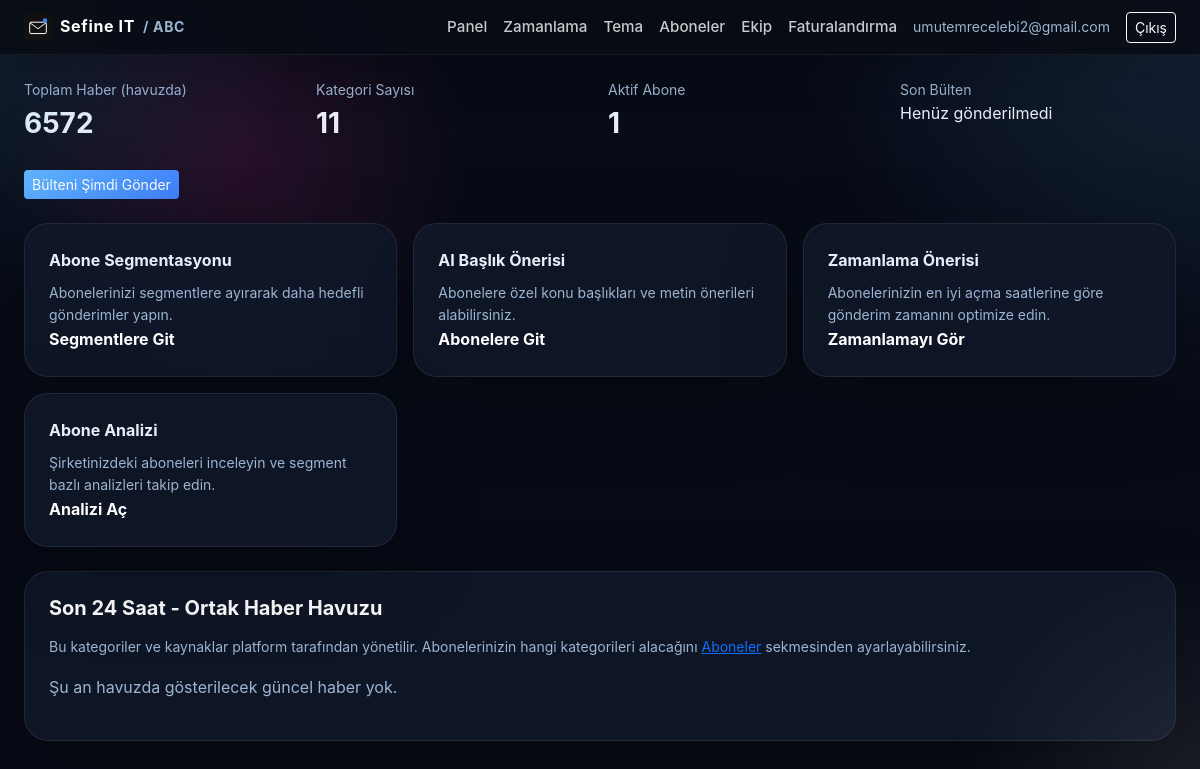
Page /panel (signed in) on the committed database.
### app/models.py (models this page shows)
class Organization(Base):
    __tablename__ = "organizations"
    id = Column(Integer, primary_key=True)
    name = Column(String(200), nullable=False)
    slug = Column(String(200), unique=True, nullable=False)
    brand_name = Column(String(200), nullable=False)  # mail/panelde görünen marka adı
    owner_email = Column(String(255), nullable=False)
    account_type = Column(String(20), default="company", nullable=False)  # company | individual
    sector_id = Column(Integer, ForeignKey("sectors.id"), nullable=True)  # kayıt sırasında seçilen sektör
    mail_theme = Column(String(20), default="klasik", nullable=False)  # klasik | minimal
    mail_accent = Column(String(20), default="#111111", nullable=False)  # bültende kullanılan vurgu rengi (hex)
    created_at = Column(DateTime, default=datetime.utcnow, nullable=False)
    plan = Column(String(30), default="free", nullable=False)  # free | starter | pro
    subscription_status = Column(String(30), default="trialing", nullable=False)
    trial_ends_at = Column(DateTime, nullable=True)
    subscription_expires_at = Column(DateTime, nullable=True)  # Shopier tekrarlayan ödeme yapmadığı için manuel takip edilir
    current_duration_days = Column(Integer, nullable=True)  # 30/90/180/365 - hangi süre paketi aktif, Faturalandırma sayfasında doğru kutuyu "Yenile" göstermek için
    renewal_reminder_sent_at = Column(DateTime, nullable=True)
    api_key = Column(String(64), unique=True, nullable=True)
    mail_theme = Column(String, default="klasik")
    mail_accent = Column(String, default="#000000")

### app/routers/panel.py (the view)
@router.get("")
def dashboard(request: Request, db: Session = Depends(get_db)):
    guard, org = _guard(request, db)
    if guard:
        return guard
    kategorize = get_recent_news_by_category(db)
    son_gonderim = db.query(NewsletterLog).filter(
        NewsletterLog.organization_id == org.id
    ).order_by(NewsletterLog.sent_at.desc()).first()
    son_gonderim_yerel_saat = None
    if son_gonderim:
        son_gonderim_yerel_saat = (
            son_gonderim.sent_at.replace(tzinfo=ZoneInfo("UTC"))
            .astimezone(ZoneInfo(settings.APP_TIMEZONE))
        )
    toplam_haber = db.query(NewsItem).count()
    toplam_kategori = db.query(Category).count()
    toplam_abone = db.query(Subscriber).filter(
        Subscriber.organization_id == org.id, Subscriber.active.is_(True)
    ).count()
    plan = get_plan(org.plan, org.account_type)
    admin_id = request.session.get("admin_user_id")
    admin = db.get(AdminUser, admin_id) if admin_id else None
    return templates.TemplateResponse("dashboard.html", {
        "request": request, "user": current_user_email(request), "org": org,
        "kategorize": kategorize, "son_gonderim": son_gonderim,
        "son_gonderim_yerel_saat": son_gonderim_yerel_saat,
        "toplam_haber": toplam_haber, "toplam_kategori": toplam_kategori, "toplam_abone": toplam_abone,
        "plan": plan, "email_verified": admin.email_verified if admin else True,
    })

### app/templates/dashboard.html (shortened to what this page needs)
{% extends "base.html" %}
{% block content %}
<div class="row g-3 mb-4">
  <div class="col-md-3"><div class="stat-box"><div class="small text-secondary">Toplam Haber (havuzda)</div><div class="fs-3 fw-bold">{{ toplam_haber }}</div></div></div>
  <div class="col-md-3"><div class="stat-box"><div class="small text-secondary">Kategori Sayısı</div><div class="fs-3 fw-bold">{{ toplam_kategori }}</div></div></div>
  <div class="col-md-3"><div class="stat-box"><div class="small text-secondary">Aktif Abone</div><div class="fs-3 fw-bold">{{ toplam_abone }}</div></div></div>
  <div class="col-md-3"><div class="stat-box">
    <div class="small text-secondary">Son Bülten</div>
    {% if son_gonderim %}
      <div class="fs-6">{{ son_gonderim_yerel_saat.strftime('%d.%m.%Y %H:%M') }} - {{ 'Başarılı' if son_gonderim.success else 'Hata' }}</div>
    {% else %}
      <div class="fs-6">Henüz gönderilmedi</div>
    {% endif %}
  </div></div>
</div>
<div class="d-flex gap-2 mb-4">
  <form method="post" action="/panel/send-now"><button class="btn btn-dark btn-sm">Bülteni Şimdi Gönder</button></form>
</div>
{% if plan.scheduled_reports or plan.subscriber_segmentation or plan.ai_subject_suggestions %}
<div class="row g-3 mb-4">
  {% if plan.subscriber_segmentation %}
  <div class="col-md-4">
    <div class="card-corp p-4 h-100 position-relative d-flex flex-column">
      <div>
        <div class="fw-bold mb-2">Abone Segmentasyonu</div>
        <p class="small text-secondary mb-0">Abonelerinizi segmentlere ayırarak daha hedefli gönderimler yapın.</p>
      </div>
      <a href="/panel/segments" class="stretched-link text-decoration-none text-white mt-auto fw-bold">Segmentlere Git</a>
    </div>
  </div>
  {% endif %}
  {% if plan.ai_subject_suggestions %}
  <div class="col-md-4">
    <div class="card-corp p-4 h-100 position-relative d-flex flex-column">
      <div>
        <div class="fw-bold mb-2">AI Başlık Önerisi</div>
        <p class="small text-secondary mb-0">Abonelere özel konu başlıkları ve metin önerileri alabilirsiniz.</p>
      </div>
      <a href="/panel/subscribers" class="stretched-link text-decoration-none text-white mt-auto fw-bold">Abonelere Git</a>
    </div>
  </div>
  {% endif %}
  {% if plan.send_time_insights %}
  <div class="col-md-4">
    <div class="card-corp p-4 h-100 position-relative d-flex flex-column">
      <div>
        <div class="fw-bold mb-2">Zamanlama Önerisi</div>
        <p class="small text-secondary mb-0">Abonelerinizin en iyi açma saatlerine göre gönderim zamanını optimize edin.</p>
      </div>
      <a href="/panel/send-time" class="stretched-link text-decoration-none text-white mt-auto fw-bold">Zamanlamayı Gör</a>
    </div>
  </div>
  {% endif %}
  {% if (org.account_type == 'individual' and plan.location_insights) or (org.account_type == 'company' and plan.subscriber_segmentation) %}
  <div class="col-md-4">
    <div class="card-corp p-4 h-100 position-relative d-flex flex-column">
      <div>
        <div class="fw-bold mb-2">{{ 'Kişisel Analiz' if org.account_type == 'individual' else 'Abone Analizi' }}</div>
        <p class="small text-secondary mb-0">{{ 'Bireysel performans ve konum bazlı öneriler.' if org.account_type == 'individual' else 'Şirketinizdeki aboneleri inceleyin ve segment bazlı analizleri takip edin.' }}</p>
      </div>
      <a href="/panel/analysis" class="stretched-link text-decoration-none text-white mt-auto fw-bold">Analizi Aç</a>
    </div>
  </div>
  {% endif %}
</div>
{% endif %}
<div class="card-corp p-4">
  <h5 class="fw-bold mb-3">Son 24 Saat - Ortak Haber Havuzu</h5>
  <p class="small text-secondary">Bu kategoriler ve kaynaklar platform tarafından yönetilir. Abonelerinizin hangi kategorileri alacağını <a href="/panel/subscribers">Aboneler</a> sekmesinden ayarlayabilirsiniz.</p>
  {% if not kategorize.values() | select | list %}
    <p class="text-secondary">Şu an havuzda gösterilecek güncel haber yok.</p>
  {% endif %}
</div>
{% endblock %}

### app/templates/base.html (shortened to what this page needs)
<!DOCTYPE html>
<html lang="tr">
<head>
<link href="https://cdn.jsdelivr.net/npm/bootstrap@5.3.3/dist/css/bootstrap.min.css" rel="stylesheet">
<link href="/static/style.css" rel="stylesheet">
</head>
<body>
{% if user %}
<nav class="navbar navbar-dark navbar-corp">
  <div class="container-fluid px-4">
    <a class="navbar-brand fw-bold d-flex align-items-center gap-2" href="/panel">
      <img src="/static/logo.svg" alt="" height="28">
      {{ brand_name }}{% if org %}<span class="small text-secondary">/ {{ org.name }}</span>{% endif %}
    </a>
    <div class="d-flex align-items-center gap-3">
      <a href="/panel" class="nav-link-corp">Panel</a>
      <a href="/panel/schedule" class="nav-link-corp">Zamanlama</a>
      <a href="/panel/theme" class="nav-link-corp">Tema</a>
      {% if org and org.account_type == 'individual' %}
        <a href="/panel/my-categories" class="nav-link-corp">Kategorilerim</a>
      {% else %}
        <a href="/panel/subscribers" class="nav-link-corp">Aboneler</a>
        <a href="/panel/team" class="nav-link-corp">Ekip</a>
      {% endif %}
      <a href="/panel/billing" class="nav-link-corp">Faturalandırma</a>
      <span class="text-secondary small">{{ user }}</span>
      <a href="/logout" class="btn btn-sm btn-outline-light">Çıkış</a>
    </div>
  </div>
</nav>
{% endif %}
<div class="container-fluid px-4 py-4">
{% block content %}{% endblock %}
</div>
</body>
</html>

### app/static/style.css (style rules this page uses)
:root { --bg-base: #070b16; --bg-layer: radial-gradient(circle at top right, rgba(96,180,255,0.14), transparent 28%), radial-gradient(circle at 20% 20%, rgba(225,47,145,0.14), transparent 20%), #070b16; --surface: rgba(15, 23, 40, 0.96); --surface-soft: rgba(13, 18, 32, 0.9); --surface-border: rgba(255,255,255,0.08); --text-primary: #e8eef8; --text-secondary: #9db4d1; --text-muted: #7d8fa8; --accent: #60b4ff; --accent-strong: #3f7fff; --accent-soft: rgba(96,180,255,0.16); --success: #34d399; --warning: #fbbf24; --danger: #fb7185; --shadow: 0 28px 80px rgba(0,0,0,0.28); }
* { box-sizing: border-box; }
html, body { min-height: 100%; }
body { margin: 0; font-family: 'Inter', -apple-system, BlinkMacSystemFont, 'Segoe UI', Roboto, Arial, sans-serif; background: var(--bg-layer); color: var(--text-primary); line-height: 1.6; -webkit-font-smoothing: antialiased; text-rendering: optimizeLegibility; }
body::before { content: ''; position: fixed; inset: 0; background: radial-gradient(circle at top left, rgba(96,180,255,0.12), transparent 22%), radial-gradient(circle at bottom right, rgba(255,255,255,0.08), transparent 18%); pointer-events: none; z-index: 0; }
nav.navbar-corp { background: rgba(8, 12, 21, 0.92); backdrop-filter: blur(18px); box-shadow: 0 18px 40px rgba(0,0,0,0.16); border-bottom: 1px solid rgba(255,255,255,0.06); position: sticky; top: 0; z-index: 50; }
.navbar-brand { color: #fff; font-size: 1rem; letter-spacing: 0.04em; }
.nav-link-corp { color: rgba(255,255,255,0.78); text-decoration: none; font-size: 0.95rem; font-weight: 500; }
.btn-dark { background: linear-gradient(135deg, var(--accent), var(--accent-strong)); border: none; color: #fff; }
.card-corp { background: var(--surface); border: 1px solid var(--surface-border); border-radius: 24px; box-shadow: var(--shadow); color: var(--text-primary); }
.card-corp h6, .card-corp h5, .card-corp h4 { color: #fff; }
.text-secondary { color: var(--text-secondary) !important; }

### rows in the picture
Organization: name "ABC", account_type "Abone Analizi", account_type "Şirketinizdeki aboneleri inceleyin ve segment bazlı analizleri takip edin."

### other values in the picture
{{ brand_name }} "Sefine IT"
{{ user }} "umutemrecelebi2@gmail.com"
{{ toplam_haber }} "6572"
{{ toplam_kategori }} "11"
{{ toplam_abone }} "1"
